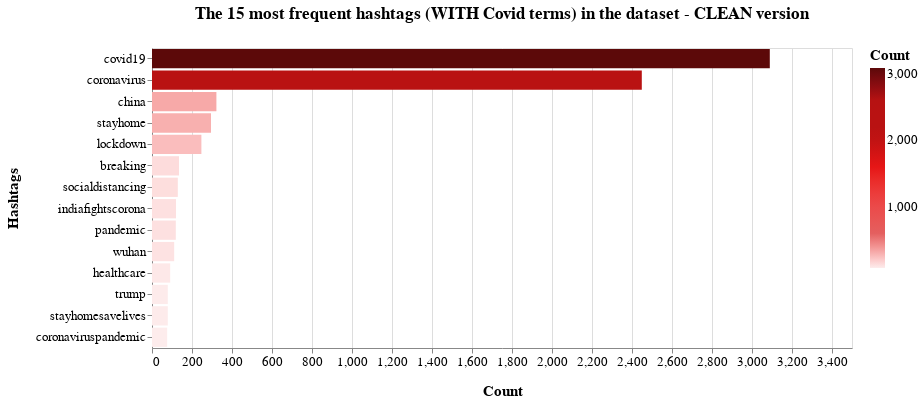

This figure's notebook cell:
### Markdown cell above
In order to have a better bar chart some hashtags with a similar meaning have been deleted, the result is the following:

### Code cell
l2 = ["covid2019","staysafe","stayathome","covid_19","covidー19","covid","corona","coronavirusoutbreak"]
l3 = [x for x in cmt_list_covid if x not in l2]

clean_out = dict(nltk.FreqDist(l3))


clean_df = pd.DataFrame.from_dict(clean_out, orient='index').reset_index()
clean_df = clean_df.rename(columns={'index':'Hashtags', 0:'Count'})
#print(df)
#alt.renderers.enable('altair_viewer',inline=True)

#['#efe7c0','#ede5ba','#ece2b3','#eae0ad','#e8dda6','#e7dba0','#e5d999','#e4d693','#e2d48c','#e0d186','#dfcf7f','#ddcc79','#dbca72','#dac76c','#d8c565','#d7c35f','#d5c058','#d3be52','#d2bb4b','#d0b944','#ceb63e','#cdb437','#cab132','#c3ab30','#bda52f','#b69f2d','#b09a2c','#a9942a','#a38e28','#9c8927','#968325','#8f7d23','#897722','#827220','#7c6c1f','#75661d','#6e611b','#685b1a','#615518','#5b4f16','#544a15','#4e4413','#473e11','#413910','#3a330e','#342d0d','#2d270b','#272209','#201c08','#1a1606','#131104','#0d0b03']))
#colore #DC3220
clean_chart = alt.Chart(
    clean_df
).mark_bar().encode(
    x=alt.X('Count:Q'),
    y=alt.Y('Hashtags:N',sort='-x'),
    color=alt.Color('Count:Q',scale=alt.Scale(range=['#fdecec','#E46060','#ec4545','#e81616','#b91212','#b91212','#5c0909']))
).transform_window(
    rank='rank(Count)',
    sort=[alt.SortField('Count', order='descending')]
).transform_filter(
    (alt.datum.rank < 15)
).properties(
    width=700,
    height=300,
    title = "The 15 most frequent hashtags (WITH Covid terms) in the dataset - CLEAN version"
).configure_title(
    fontSize=17,
    offset=25
).configure_axis(
    labelFontSize=13,
    titleFontSize=15,
    titlePadding=15
).configure_legend(
    gradientThickness=15,
    titleFontSize=15,
    labelFontSize=13
)

clean_chart

### Figure 1 — Vega-Lite specification as saved in the notebook (floating-point values rounded to 4 significant figures; data arrays with more than 128 entries replaced by an {"elided": "..."} marker saying what was removed)
{"config": {"view": {"continuousWidth": 400, "continuousHeight": 300}, "axis": {"labelFontSize": 13, "titleFontSize": 15, "titlePadding": 15}, "legend": {"gradientThickness": 15, "labelFontSize": 13, "titleFontSize": 15}, "title": {"fontSize": 17, "offset": 25}}, "data": {"name": "data-5a56751fe365145cf1a613d6e021c7a4"}, "mark": "bar", "encoding": {"color": {"type": "quantitative", "field": "Count", "scale": {"range": ["#fdecec", "#E46060", "#ec4545", "#e81616", "#b91212", "#b91212", "#5c0909"]}}, "x": {"type": "quantitative", "field": "Count"}, "y": {"type": "nominal", "field": "Hashtags", "sort": "-x"}}, "height": 300, "title": "The 15 most frequent hashtags (WITH Covid terms) in the dataset - CLEAN version", "transform": [{"window": [{"op": "rank", "field": "Count", "as": "rank"}], "sort": [{"field": "Count", "order": "descending"}]}, {"filter": "(datum.rank < 15)"}], "width": 700, "$schema": "https://vega.github.io/schema/vega-lite/v4.8.1.json", "datasets": {"data-5a56751fe365145cf1a613d6e021c7a4": {"elided": "19719 records"}}}
